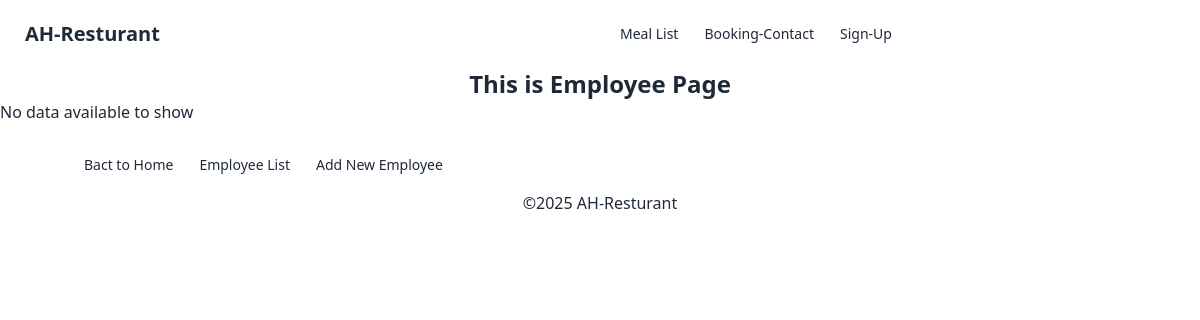
Before: /emp/ with the older database file.
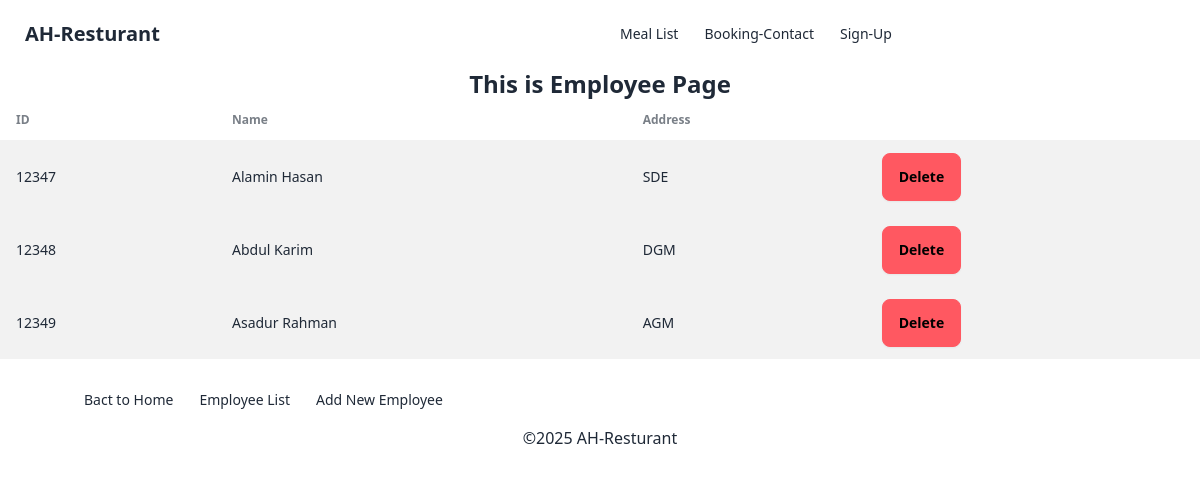
After: the same page with the newer database file.
### emp_list/models.py (models this page shows, shortened)
class Employee(models.Model):
    id = models.IntegerField(primary_key= True)
    name = models.CharField(max_length= 20)
    position = models.CharField(max_length= 10)

### emp_list/views.py (the view)
# urls.py: 2. Add a URL to urlpatterns:  path('', views.home, name='home')
def home(request):
    emp = models.Employee.objects.all()
    return render(request, 'emp_home.html', {'data': emp})

### emp_list/templates/emp_home.html
{% extends "base.html" %} {% block content %}
<h1 class="text-center text-2xl font-bold">This is Employee Page</h1>
{% if data %}
<div class="overflow-x-auto">
  <table class="table">
    <thead>
      <tr>
        <th>ID</th>
        <th>Name</th>
        <th>Address</th>
      </tr>
    </thead>
    <tbody>
      {% for i in data %}
      <tr class="bg-base-200">
        <td>{{ i.id }}</td>
        <td>{{ i.name }}</td>
        <td>{{ i.position }}</td>
        <td><a class="btn btn-error" href={% url 'delete_column' i.id %}>Delete</a></td>
      </tr>
      {% endfor %}
    </tbody>
  </table>
</div>
{% else %}
<div>
  <h3>No data available to show</h3>
</div>
{% endif%} {% endblock %}

### templates/base.html (shortened to what this page needs)
<!DOCTYPE html>
{% load static %}
<html lang="en">
<head>
    <link href="https://cdn.jsdelivr.net/npm/daisyui@4.12.23/dist/full.min.css" rel="stylesheet" type="text/css" />
    <script src="https://cdn.tailwindcss.com"></script>
</head>
<body>
    {% include 'header.html' %}
    <main>
        {% block content %}{% endblock %}
    </main>
    {% include 'footer.html' %}
</body>
</html>

### templates/header.html (shortened to what this page needs)
<header>
    <div class="navbar bg-base-100">
        <div class="navbar-start">
          <a class="btn btn-ghost text-xl" href={% url 'home' %}>AH-Resturant</a>
        </div>
        <div class="navbar-center hidden lg:flex">
          <ul class="menu menu-horizontal px-1">
            <li><a style="padding-right: 10px" href={% url 'meals' %}>Meal List</a></li>
            <li><a style="padding-right: 10px" href={% url 'order' %}>Booking-Contact</a></li>
            <li><a style="padding-right: 10px" href={% url 'contact' %}>Sign-Up</a></li>
          </ul>
        </div>
    </div>
</header>

### templates/footer.html
<footer style="text-align: center; padding-top: 15px">
    <div class="navbar-center hidden lg:flex pl-16">
        <ul class="menu menu-horizontal px-1">
          <li><a style="padding-right: 10px" href={% url 'home' %}>Bact to Home</a></li>
          <li><a style="padding-right: 10px" href={% url 'emp' %}>Employee List</a></li>
          <br>
          <li><a style="padding-right: 10px" href={% url 'add_column' %}>Add New Employee</a></li>
        </ul>
      </div>
    <p>&copy;2025 AH-Resturant</p>
</footer>

Changed rows visible on the page:
added Employee: id "12347", name "Alamin Hasan", position "SDE"
added Employee: id "12348", name "Abdul Karim", position "DGM"
added Employee: id "12349", name "Asadur Rahman", position "AGM"
Other visible differences:
text no longer shown: "No data available to show"
text now shown: "ID Name Address"
